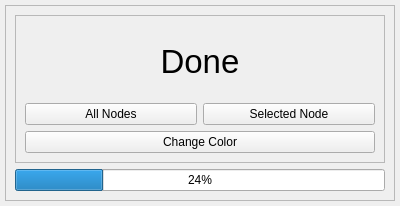
<?xml version="1.0" encoding="UTF-8"?>
<ui version="4.0">
 <class>Form</class>
 <widget class="QWidget" name="Form">
  <property name="geometry">
   <rect>
    <x>0</x>
    <y>0</y>
    <width>400</width>
    <height>206</height>
   </rect>
  </property>
  <property name="minimumSize">
   <size>
    <width>400</width>
    <height>206</height>
   </size>
  </property>
  <property name="maximumSize">
   <size>
    <width>400</width>
    <height>206</height>
   </size>
  </property>
  <property name="windowTitle">
   <string>Form</string>
  </property>
  <layout class="QGridLayout" name="gridLayout">
   <property name="leftMargin">
    <number>5</number>
   </property>
   <property name="topMargin">
    <number>5</number>
   </property>
   <property name="rightMargin">
    <number>5</number>
   </property>
   <property name="bottomMargin">
    <number>5</number>
   </property>
   <property name="spacing">
    <number>2</number>
   </property>
   <item row="0" column="0">
    <widget class="QWidget" name="widget" native="true">
     <layout class="QGridLayout" name="gridLayout_2">
      <property name="leftMargin">
       <number>0</number>
      </property>
      <property name="topMargin">
       <number>0</number>
      </property>
      <property name="rightMargin">
       <number>0</number>
      </property>
      <property name="bottomMargin">
       <number>0</number>
      </property>
      <property name="spacing">
       <number>0</number>
      </property>
      <item row="0" column="0">
       <widget class="QFrame" name="frame">
        <property name="frameShape">
         <enum>QFrame::StyledPanel</enum>
        </property>
        <property name="frameShadow">
         <enum>QFrame::Raised</enum>
        </property>
        <layout class="QVBoxLayout" name="verticalLayout">
         <item>
          <widget class="QFrame" name="frame_2">
           <property name="frameShape">
            <enum>QFrame::StyledPanel</enum>
           </property>
           <property name="frameShadow">
            <enum>QFrame::Raised</enum>
           </property>
           <layout class="QVBoxLayout" name="verticalLayout_2">
            <item>
             <widget class="QLabel" name="label">
              <property name="font">
               <font>
                <pointsize>25</pointsize>
               </font>
              </property>
              <property name="text">
               <string>Done</string>
              </property>
              <property name="alignment">
               <set>Qt::AlignCenter</set>
              </property>
             </widget>
            </item>
            <item>
             <layout class="QHBoxLayout" name="horizontalLayout">
              <item>
               <widget class="QPushButton" name="allnode">
                <property name="text">
                 <string>All Nodes</string>
                </property>
               </widget>
              </item>
              <item>
               <widget class="QPushButton" name="selnode">
                <property name="text">
                 <string>Selected Node</string>
                </property>
               </widget>
              </item>
             </layout>
            </item>
            <item>
             <widget class="QPushButton" name="chenge_tilecolor">
              <property name="text">
               <string>Change Color</string>
              </property>
             </widget>
            </item>
           </layout>
          </widget>
         </item>
         <item>
          <widget class="QProgressBar" name="progressBar">
           <property name="value">
            <number>24</number>
           </property>
          </widget>
         </item>
        </layout>
       </widget>
      </item>
     </layout>
    </widget>
   </item>
  </layout>
 </widget>
 <resources/>
 <connections/>
</ui>
